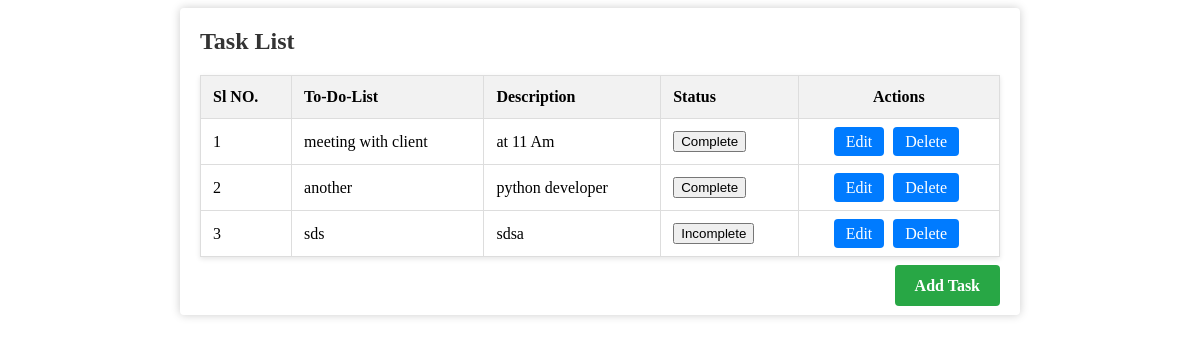
/, run on an earlier commit of the app's database.
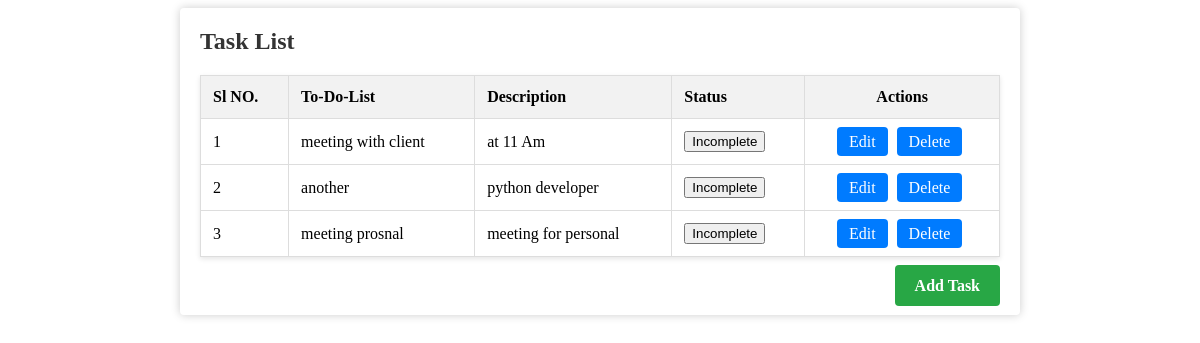
And on a later commit of the database.
### core/models.py (models this page shows, shortened)
class Task(models.Model):
    title = models.CharField(max_length=200)
    description = models.TextField()
    completed = models.BooleanField(default=False)

### core/views.py (the view, shortened to what this page needs)
# urls.py: path('', views.task_list, name='task_list'),
def task_list(request):
    tasks = Task.objects.all()
    return render(request, 'task_list.html', {'tasks': tasks})

### core/templates/task_list.html (shortened to what this page needs)
<!DOCTYPE html>
<html lang="en">
<head>
</head>
<body>
    <div class="container">
        <h2>Task List</h2>
        <table>
            <thead>
                <tr>
                    <th>Sl NO.</th>
                    <th>To-Do-List</th>
                    <th>Description</th>
                    <th>Status</th>
                    <th class="task-actions">Actions</th>
                </tr>
            </thead>
            <tbody>
                {% for task in tasks %}
                    <tr>
                        <td>{{ forloop.counter }}</td>
                        <td>{{ task.title }}</td>
                        <td>{{ task.description }}</td>
                        <td>
                            <form method="post" style="display: inline;">
                                {% if task.completed %}
                                    <button type="submit" name="action" value="mark_incomplete" class="btn btn-danger">Incomplete</button>
                                {% else %}
                                    <button type="submit" name="action" value="mark_complete" class="btn btn-success">Complete</button>
                                {% endif %}
                            </form>
                        </td>
                        <td class="task-actions">
                            <a href="{% url 'update_task' task.id %}" class="btn btn-primary">Edit</a>
                            <a href="{% url 'delete_task' task.id %}" class="btn btn-danger">Delete</a>
                        </td>
                    </tr>
                {% endfor %}
            </tbody>
        </table>
        <div class="add-task-btn-container">
            <a href="{% url 'add_task' %}" class="add-task-btn">Add Task</a>
        </div>
    </div>
</body>
</html>

What changed in the data, as far as the page shows it:
removed Task: title "sds", description "sdsa", completed "Incomplete"
changed Task "meeting with client": completed "Complete" → "Incomplete"
changed Task "another": completed "Complete" → "Incomplete"
added Task: title "meeting prosnal", description "meeting for personal", completed "Incomplete"
